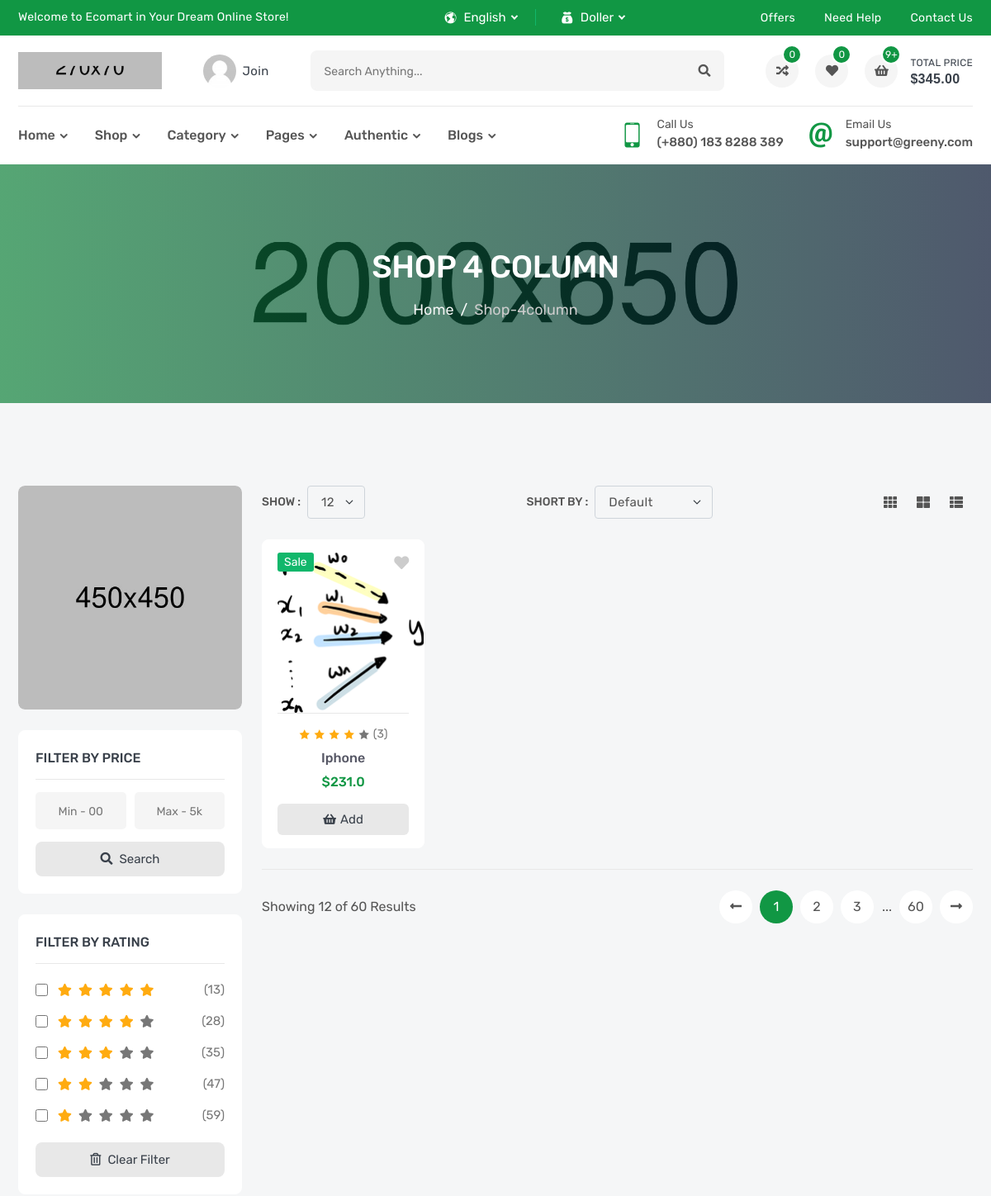
/products/ (upper part), run on an earlier commit of the app's database.
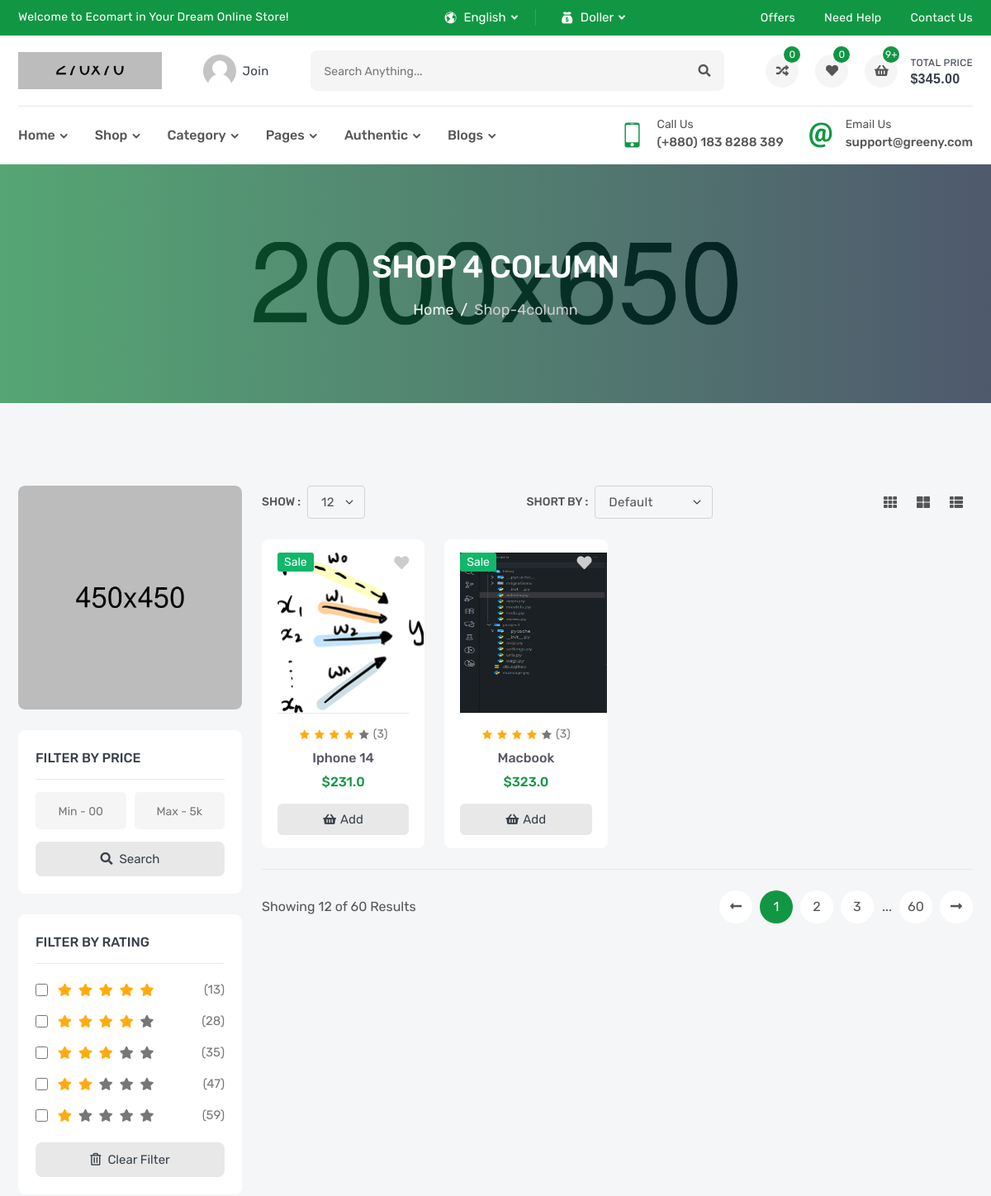
And on a later commit of the database.
### product/models.py (models this page shows, shortened)
class Product(models.Model):
    name = models.CharField(_('Name'),max_length=120)
    flag = models.CharField(_('Flag'),max_length=10,choices=FLAG_TYPES)
    image = models.ImageField(_('Image'),upload_to='products')
    price = models.FloatField(_('Price'))
    sku = models.CharField(_('SKU'),max_length=12)
    subtitle = models.CharField(_('Subtitle'),max_length=300)
    description = models.TextField(_('Description'),max_length=40000)
    quantity = models.IntegerField(_('Quantity'))
    tags = TaggableManager()
    brand = models.ForeignKey('Brand',verbose_name=_('Brand'), related_name='product_brand', on_delete=models.SET_NULL,null=True)
    slug = models.SlugField(_('Slug'),max_length=130,null=True,blank=True)
    def __str__(self):
        return self.name

### product/views.py (the view)
# urls.py: path('', ProductList.as_view()),
class ProductList(ListView):
    model = Product

### product/templates/product/product_list.html (shortened to what this page needs)
{% extends "base.html" %}
{% block body %}
        <section class="inner-section single-banner" style="background: url(images/single-banner.jpg) no-repeat center;">
            <div class="container">
                <h2>Shop 4 Column</h2>
                <ol class="breadcrumb">
                    <li class="breadcrumb-item"><a href="index.html">Home</a></li>
                    <li class="breadcrumb-item active" aria-current="page">shop-4column</li>
                </ol>
            </div>
        </section>
        <section class="inner-section shop-part">
            <div class="container">
                <div class="row content-reverse">
                    <div class="col-lg-3">
                        <div class="shop-widget-promo">
                            <a href="#"><img src="images/promo/shop/01.jpg" alt="promo"></a>
                        </div>
                        <div class="shop-widget">
                            <h6 class="shop-widget-title">Filter by Price</h6>
                            <form>
                                <div class="shop-widget-group">
                                    <input type="text" placeholder="Min - 00">
                                    <input type="text" placeholder="Max - 5k">
                                </div>
                                <button class="shop-widget-btn">
                                    <i class="fas fa-search"></i>
                                    <span>search</span>
                                </button>
                            </form>
                        </div>
                        <div class="shop-widget">
                            <h6 class="shop-widget-title">Filter by Rating</h6>
                            <form>
                                <ul class="shop-widget-list">
                                    <li>
                                        <div class="shop-widget-content">
                                            <input type="checkbox" id="feat1">
                                            <label for="feat1">
                                                <i class="fas fa-star active"></i>
                                                <i class="fas fa-star active"></i>
                                                <i class="fas fa-star active"></i>
                                                <i class="fas fa-star active"></i>
                                                <i class="fas fa-star active"></i>
                                            </label>
                                        </div>
                                        <span class="shop-widget-number">(13)</span>
                                    </li>
                                    <li>
                                        <div class="shop-widget-content">
                                            <input type="checkbox" id="feat2">
                                            <label for="feat2">
                                                <i class="fas fa-star active"></i>
                                                <i class="fas fa-star active"></i>
                                                <i class="fas fa-star active"></i>
                                                <i class="fas fa-star active"></i>
                                                <i class="fas fa-star"></i>
                                            </label>
                                        </div>
                                        <span class="shop-widget-number">(28)</span>
                                    </li>
                                    <li>
                                        <div class="shop-widget-content">
                                            <input type="checkbox" id="feat3">
                                            <label for="feat3">
                                                <i class="fas fa-star active"></i>
                                                <i class="fas fa-star active"></i>
                                                <i class="fas fa-star active"></i>
                                                <i class="fas fa-star"></i>
                                                <i class="fas fa-star"></i>
                                            </label>
                                        </div>
                                        <span class="shop-widget-number">(35)</span>
                                    </li>
                                    <li>
                                        <div class="shop-widget-content">
                                            <input type="checkbox" id="feat4">
                                            <label for="feat4">
                                                <i class="fas fa-star active"></i>
                                                <i class="fas fa-star active"></i>
                                                <i class="fas fa-star"></i>
                                                <i class="fas fa-star"></i>
                                                <i class="fas fa-star"></i>
                                            </label>
                                        </div>
                                        <span class="shop-widget-number">(47)</span>
                                    </li>
                                    <li>
                                        <div class="shop-widget-content">
                                            <input type="checkbox" id="feat5">
                                            <label for="feat5">
                                                <i class="fas fa-star active"></i>
                                                <i class="fas fa-star"></i>
                                                <i class="fas fa-star"></i>
                                                <i class="fas fa-star"></i>
                                                <i class="fas fa-star"></i>
                                            </label>
                                        </div>
                                        <span class="shop-widget-number">(59)</span>
                                    </li>
                                </ul>
                                <button class="shop-widget-btn">
                                    <i class="far fa-trash-alt"></i>
                                    <span>clear filter</span>
                                </button>
                            </form>
                        </div>
                    </div>
                    <div class="col-lg-9">
                        <div class="row">
                            <div class="col-lg-12">
                                <div class="top-filter">
                                    <div class="filter-show">
                                        <label class="filter-label">Show :</label>
                                        <select class="form-select filter-select">
                                            <option value="1">12</option>
                                        </select>
                                    </div>
                                    <div class="filter-short">
                                        <label class="filter-label">Short by :</label>
                                        <select class="form-select filter-select">
                                            <option selected>default</option>
                                        </select>
                                    </div>
                                    <div class="filter-action">
                                        <a href="shop-3column.html" title="Three Column"><i class="fas fa-th"></i></a>
                                        <a href="shop-2column.html" title="Two Column"><i class="fas fa-th-large"></i></a>
                                        <a href="shop-1column.html" title="One Column"><i class="fas fa-th-list"></i></a>
                                    </div>
                                </div>
                            </div>
                        </div>
                        <div class="row row-cols-2 row-cols-md-3 row-cols-lg-3 row-cols-xl-4">
                            {% for object in object_list %}
                                <div class="col">
                                    <div class="product-card">
                                        <div class="product-media">
                                            <div class="product-label">
                                                <label class="label-text new">{{object.flag}}</label>
                                            </div>
                                            <button class="product-wish wish">
                                                <i class="fas fa-heart"></i>
                                            </button>
                                            <a class="product-image" href="product-video.html">
                                                <img src="{{object.image.url}}" style="width:178px; height:194px" alt="product">
                                            </a>
                                        </div>
                                        <div class="product-content">
                                            <div class="product-rating">
                                                <i class="active icofont-star"></i>
                                                <i class="active icofont-star"></i>
                                                <i class="active icofont-star"></i>
                                                <i class="active icofont-star"></i>
                                                <i class="icofont-star"></i>
                                                <a href="product-video.html">(3)</a>
                                            </div>
                                            <h6 class="product-name">
                                                <a href="/products/{{object.slug}}">{{object}}</a>
                                            </h6>
                                            <h6 class="product-price">
                                                <span>${{object.price}}</span>
                                            </h6>
                                            <button class="product-add" title="Add to Cart">
                                                <i class="fas fa-shopping-basket"></i>
                                                <span>add</span>
                                            </button>
                                        </div>
                                    </div>
                                </div>
                            {% endfor %}
                        </div>
                        <div class="row">
                            <div class="col-lg-12">
                                <div class="bottom-paginate">
                                    <p class="page-info">Showing 12 of 60 Results</p>
                                    <ul class="pagination">
                                        <li class="page-item">
                                            <a class="page-link" href="#">
                                                <i class="fas fa-long-arrow-alt-left"></i>
                                            </a>
                                        </li>
                                        <li class="page-item"><a class="page-link active" href="#">1</a></li>
                                        <li class="page-item"><a class="page-link" href="#">2</a></li>
                                        <li class="page-item"><a class="page-link" href="#">3</a></li>
                                        <li class="page-item">...</li>
                                        <li class="page-item"><a class="page-link" href="#">60</a></li>
                                        <li class="page-item">
                                            <a class="page-link" href="#">
                                                <i class="fas fa-long-arrow-alt-right"></i>
                                            </a>
                                        </li>
                                    </ul>
                                </div>
                            </div>
                        </div>
                    </div>
                </div>
            </div>
        </section>
{% endblock body %}

What changed in the data, as far as the page shows it:
changed Product: name "Iphone" → "Iphone 14"
added Product: flag "Sale", image (picture), name "Macbook", price "323.0"
